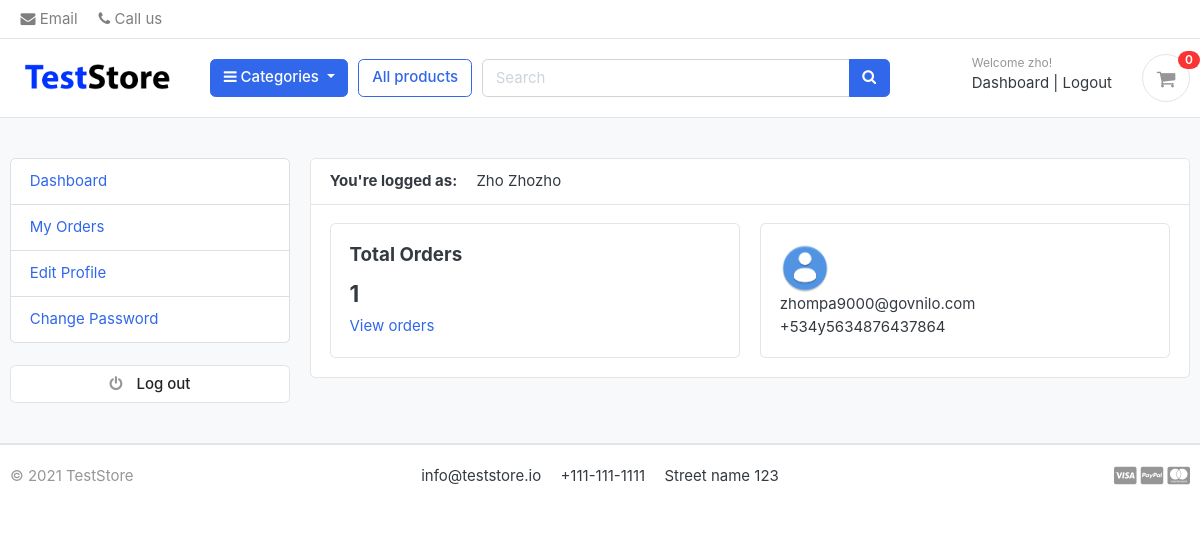
/accounts/dashboard (signed in), run on the app's committed database.
### accounts/models.py (models this page shows, shortened)
class Account(AbstractBaseUser):
    first_name = models.CharField(max_length=255)
    last_name = models.CharField(max_length=255)
    username = models.CharField(max_length=255, unique=True)
    email = models.EmailField(max_length=255, unique=True)
    phone = models.CharField(max_length=255)
    date_joined = models.DateTimeField(auto_now_add=True)
    last_login = models.DateTimeField(auto_now_add=True)
    is_admin = models.BooleanField(default=False)
    is_staff = models.BooleanField(default=False)
    is_active = models.BooleanField(default=True)
    is_superadmin = models.BooleanField(default=False)
    USERNAME_FIELD = 'email'
    REQUIRED_FIELDS = ['username', 'first_name', 'last_name']
    objects = MyAccountManager()

class UserProfile(models.Model):
    user = models.OneToOneField(Account, on_delete=models.CASCADE)
    address_line_1 = models.CharField(blank=True, max_length=100)
    address_line_2 = models.CharField(blank=True, max_length=100)
    profile_picture = models.ImageField(blank=True, upload_to='userprofile')
    city = models.CharField(blank=True, max_length=20)
    state = models.CharField(blank=True, max_length=20)
    country = models.CharField(blank=True, max_length=20)

### accounts/views.py (the view)
# urls.py: path('dashboard', views.dashboard, name='dashboard'),
@login_required(login_url='login')
def dashboard(request):
    current_user = request.user
    orders = Order.objects.order_by('-created_at').filter(user_id=request.user, is_ordered=True)
    orders_count = orders.count()
    userprofile = UserProfile.objects.get(user_id=request.user.id)
    context = {
        'orders_count': orders_count,
        'userprofile': userprofile,
    }
    return render(request, 'accounts/dashboard.html', context)

### carts/context_processors.py (called while the page is built)
def counter(request):
    cart_count = 0
    try:
        cart = Cart.objects.filter(cart_id=_cart_id(request))
        if request.user.is_authenticated:
            cart_items = CartItem.objects.all().filter(user=request.user)
        else:
            cart_items = CartItem.objects.all().filter(cart=cart[:1])
        for cart_item in cart_items:
            cart_count += cart_item.quantity
    except Cart.DoesNotExist:
        cart_count = 0
    return dict(cart_count=cart_count)

### carts/views.py (called while the page is built)
def _cart_id(request):
    cart = request.session.session_key
    if not cart:
        cart = request.session.create()
    return cart

### category/context_processors.py (called while the page is built)
def menu_links(request):
    links = Category.objects.all()
    return dict(category_links=links)

### category/models.py (called while the page is built)
    def get_url(self):
        return reverse('products_by_category', args=[self.slug])

### main_app/templates/accounts/dashboard.html (shortened to what this page needs)
{% extends 'base.html' %}
{% block content %}
<section class="section-conten padding-y bg">
    <div class="container">
        <div class="row">
            {% include 'includes/order_sidebar.html' %}
            <main class="col-md-9">
                <article class="card">
                    <header class="card-header">
                        <strong class="d-inline-block mr-3">You're logged as:</strong>
                        <span>{{ user.first_name | capfirst }} {{ user.last_name | capfirst }}</span>
                    </header>
                    <div class="card-body">
                        <div class="row">
                            <div class="col-md-6">
                                <div class="card">
                                    <div class="card-body">
                                        <h5 class="card-title">Total Orders</h5>
                                        <h4>{{ orders_count }}</h4>
                                        <a href="{% url 'my_orders' %}">View orders</a>
                                    </div>
                                </div>
                            </div>
                            <div class="col-md-6">
                                <div class="card">
                                    <div class="card-body">
                                        <img src="{{userprofile.profile_picture.url}}" alt="User Profile Picture" width="50" height="50" style="border-radius:50%;">
                                        <p class="mb-0">{{user.email}}</p>
                                        <p>{{user.phone}}</p>
                                    </div>
                                </div>
                            </div>
                        </div>
                    </div>
                </article>
            </main>
        </div>
    </div>
</section>
{% endblock %}

### main_app/templates/includes/navbar.html (shortened to what this page needs)
{% load static %}
<header class="section-header">
<nav class="navbar p-md-0 navbar-expand-sm navbar-light border-bottom">
<div class="container">
    <div class="collapse navbar-collapse" id="navbarTop4">
        <ul class="navbar-nav">
            <li><a href="#" class="nav-link"> <i class="fa fa-envelope"></i> Email </a></li>
            <li><a href="#" class="nav-link"> <i class="fa fa-phone"></i> Call us </a></li>
        </ul>
    </div>
</div>
</nav>
<section class="header-main border-bottom">
	<div class="container">
    <div class="row align-items-center">
        <div class="col-lg-2 col-md-3 col-6">
            <a href="{% url 'base' %}" class="brand-wrap">
                <img class="logo" src="{% static './images/logo.png' %}">
            </a>
        </div>
        <div class="col-lg col-sm col-md col-6 flex-grow-0">
            <div class="category-wrap dropdown d-inline-block float-right">
                <button type="button" class="btn btn-primary dropdown-toggle" data-toggle="dropdown">
                    <i class="fa fa-bars"></i> Categories
                </button>
            </div>
        </div>
        <a href="{% url 'store' %}" class="btn btn-outline-primary">All products</a>
        <div class="col-lg  col-md-6 col-sm-12 col">
            <form action="{% url 'search' %}" class="search" method="GET">
                <div class="input-group w-100">
                    <input type="text" class="form-control" style="width:60%;" placeholder="Search" name="keyword">
                    <div class="input-group-append">
                      <button class="btn btn-primary" type="submit">
                        <i class="fa fa-search"></i>
                      </button>
                    </div>
                </div>
            </form>
        </div>
        <div class="col-lg-3 col-sm-6 col-8 order-2 order-lg-3">
                    <div class="d-flex justify-content-end mb-3 mb-lg-0">
                        {% if user.id is None %}
                            <div class="widget-header">
                                <small class="title text-muted">Welcome guest!</small>
                                <div>
                                    <a href="{% url 'login' %}">Sign in</a> <span class="dark-transp"> | </span>
                                    <a href="{% url 'register' %}"> Register</a>
                                </div>
                            </div>
                        {% else %}
                            <div class="widget-header">
                                <small class="title text-muted">Welcome {{ user.first_name }}!</small>
                                <div>
                                    <a href="{% url 'dashboard' %}">Dashboard</a> <span class="dark-transp"> | </span>
                                    <a href="{% url 'logout' %}"> Logout</a>
                                </div>
                            </div>
                        {% endif %}
                        <a href="{% url 'cart' %}" class="widget-header pl-3 ml-3">
                            <div class="icon icon-sm rounded-circle border"><i class="fa fa-shopping-cart"></i></div>
                            <span class="badge badge-pill badge-danger notify">{{ cart_count }}</span>
                        </a>
                    </div>
                </div>
        </div>
    </div>
</section>
</header>

### static/css/ui.css (style rules this page uses)
html { font-family: "Inter", sans-serif; font-size: 15px; }
.icon-xs, .icon-sm, .icon-md, .icon-lg { display: inline-block; text-align: center; flex-shrink: 0; flex-grow: 0; }
.icon-sm { width: 48px; height: 48px; line-height: 48px !important; font-size: 20px; }
.padding-y { padding-top: 40px; padding-bottom: 40px; }
article:after, .form-group:after { display: block; clear: both; content: ""; }
.bg { background-color: #f8f9fa; }
p:last-child { margin-bottom: 0; }
.header-main { position: relative; padding-top: 1rem; padding-bottom: 1rem; }
.brand-wrap .logo, .navbar-brand .logo { margin-right: 7px; max-height: 42px; display: inline-block; }
.widget-header { display: inline-block; vertical-align: middle; position: relative; }
.widget-header a { color: #343a40; }
.widget-header i { color: #969696; }
.widget-header .title { display: block; }
.widget-header .notify { position: absolute; top: -3px; right: -10px; }
.notify { position: absolute; top: -4px; right: -10px; display: inline-block; padding: 0.25em 0.6em; font-size: 12px; line-height: 1; text-align: center; border-radius: 3rem; color: #fff; background-color: #fa3434; }

### data on the page
Account: first_name "zho", first_name "Zho", last_name "Zhozho", email "zhompa9000@govnilo.com", phone "+534y5634876437864"
UserProfile: profile_picture (placeholder picture)

### other printed values
{{ cart_count }} "0"
{{ orders_count }} "1"
